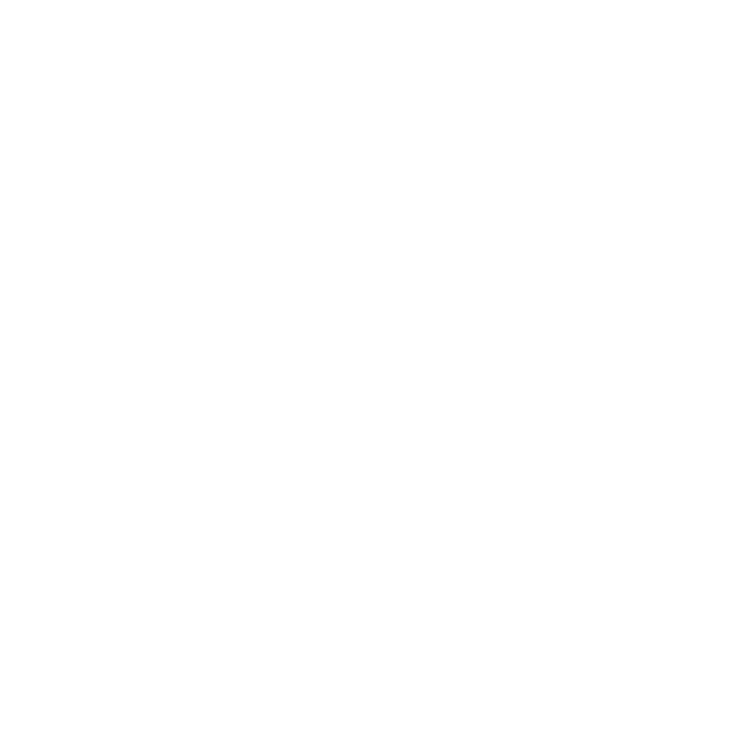
Frame 1 (no input)
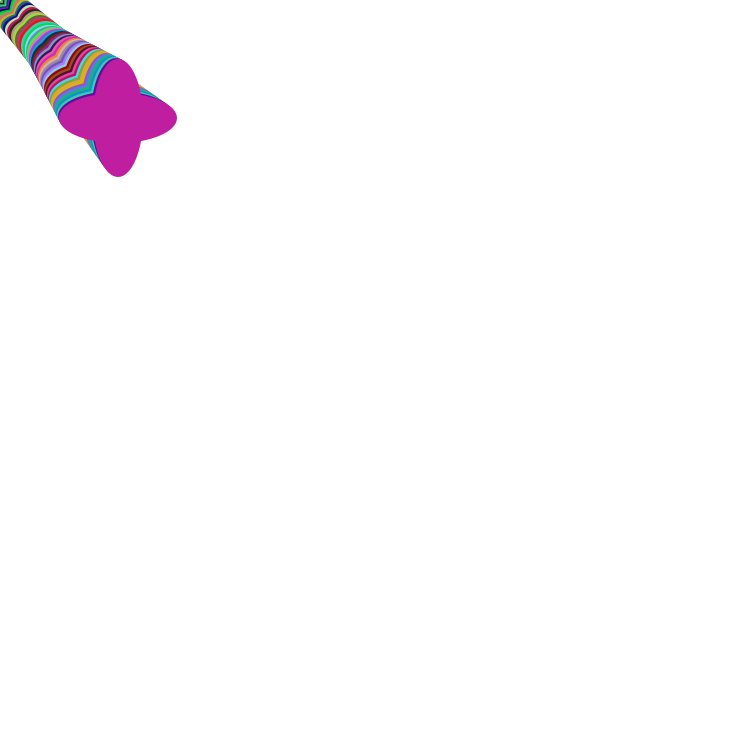
Frame 60 (the mouse pressed at the canvas centre just before this capture)
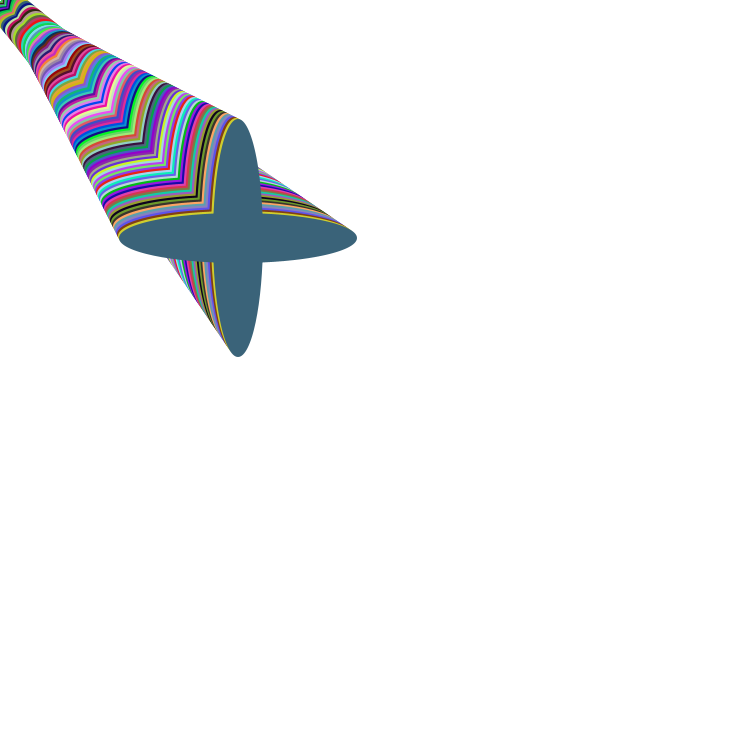
Frame 120 (the mouse held since frame 60 and released just before this capture)

The Processing sketch that drew these frames (run headless with seeded random() and noise(); from frame 60 on, the mouse is pressed at the canvas centre):

// Processing sketch: cross
// ── cross.pde
//declare integer
int x;
int y;
void setup() {
  size(750, 750);
  background(255, 255, 255);
  frameRate(50);
}
void draw() {
  fill(random(255), random(255), random(255));
  noStroke();
 ellipse(x, y, x, 50);
  ellipse(x, y, 50, y);
 
  x=x+2;
  y=y+2;
}
